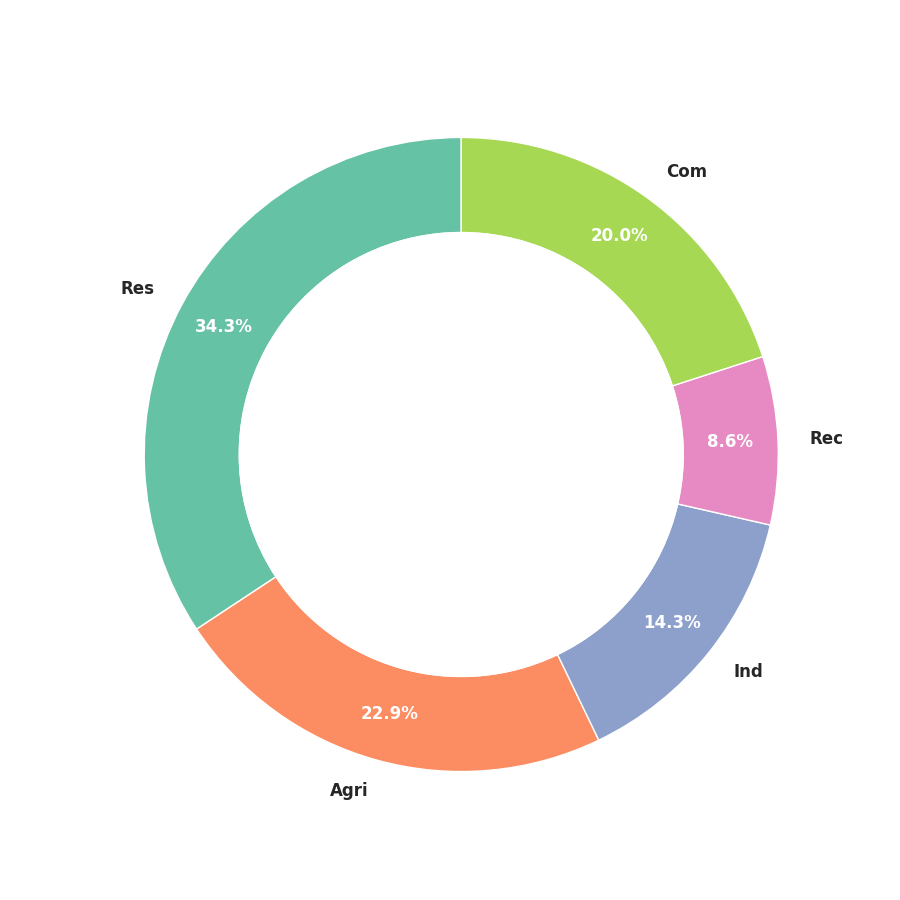

Source code (Python):
import matplotlib.pyplot as plt
import numpy as np

sectors = ['Res', 'Agri', 'Ind', 'Rec', 'Com']
water_usage = np.array([120, 80, 50, 30, 70])
colors = ['#66c2a5', '#fc8d62', '#8da0cb', '#e78ac3', '#a6d854']

fig, ax = plt.subplots(figsize=(9, 9))

wedges, texts, autotexts = ax.pie(
    water_usage,
    labels=sectors,
    autopct='%1.1f%%',
    pctdistance=0.85,
    colors=colors,
    startangle=90,
    wedgeprops=dict(width=0.3, edgecolor='w')
)

plt.setp(texts, size=12, weight='bold', va='center')
plt.setp(autotexts, size=12, color='white', weight='bold')

center_circle = plt.Circle((0, 0), 0.70, fc='white')
fig.gca().add_artist(center_circle)

ax.axis('equal')

plt.show()
